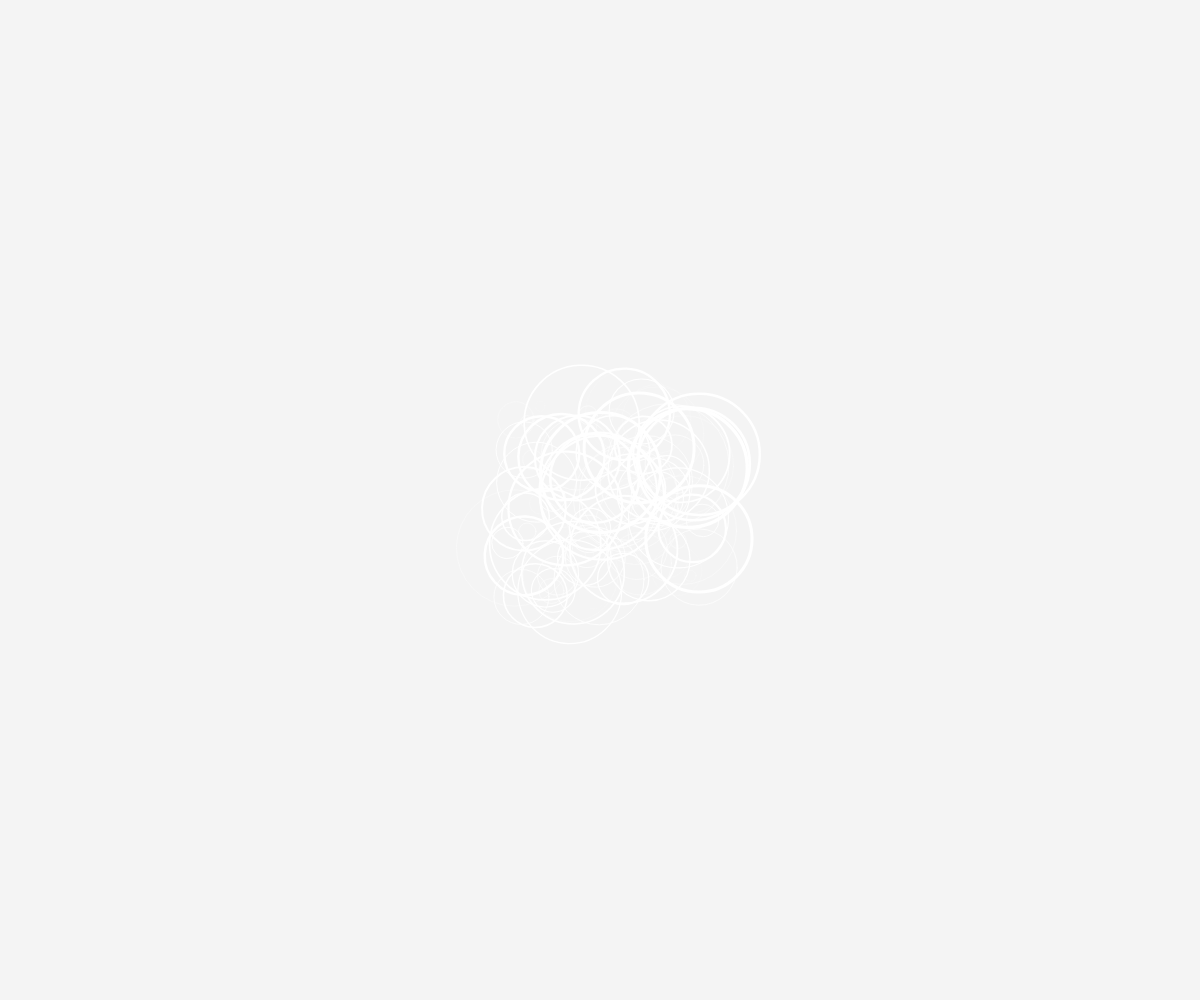
Frame 1 (no input)
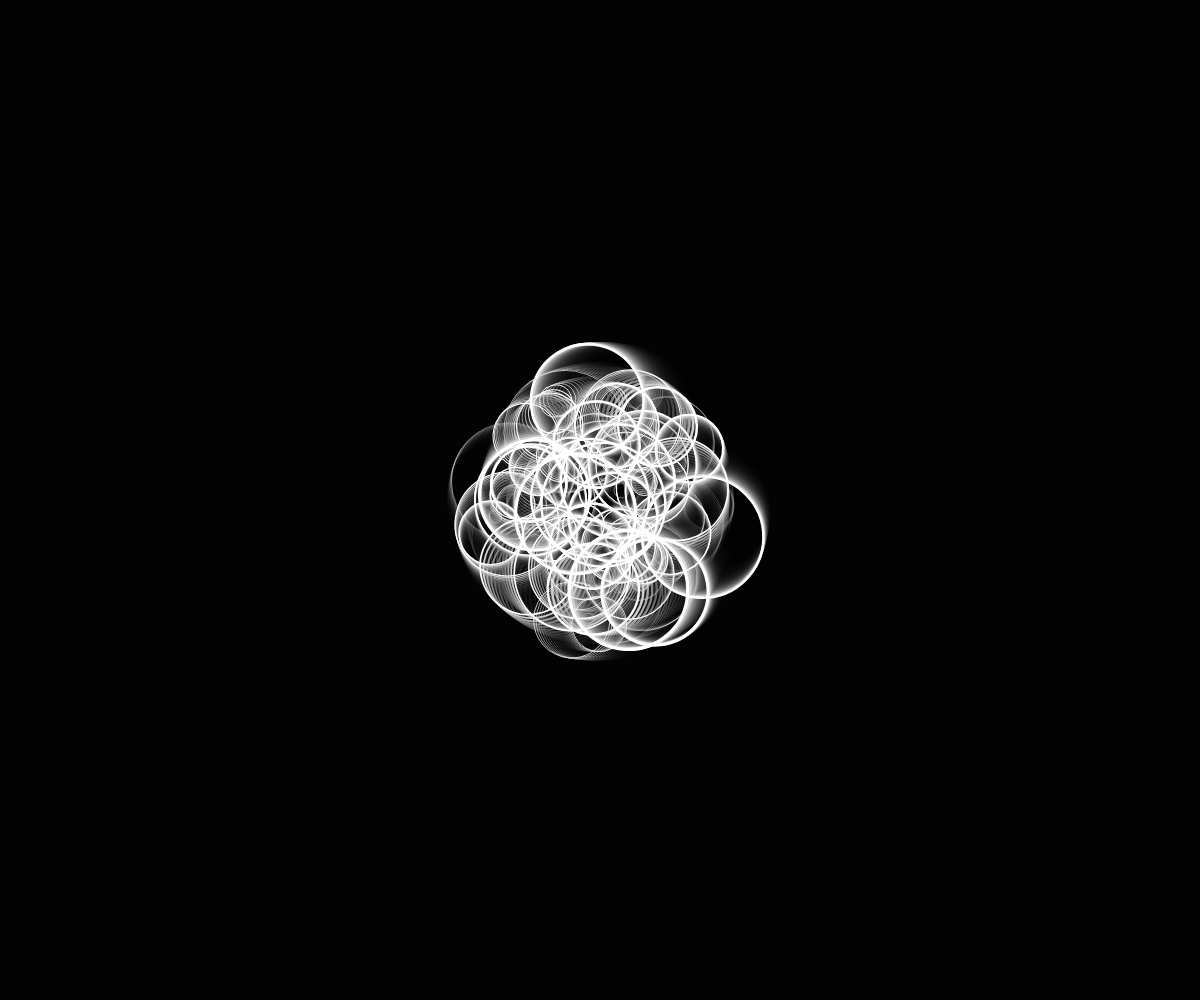
Frame 60 (no input)
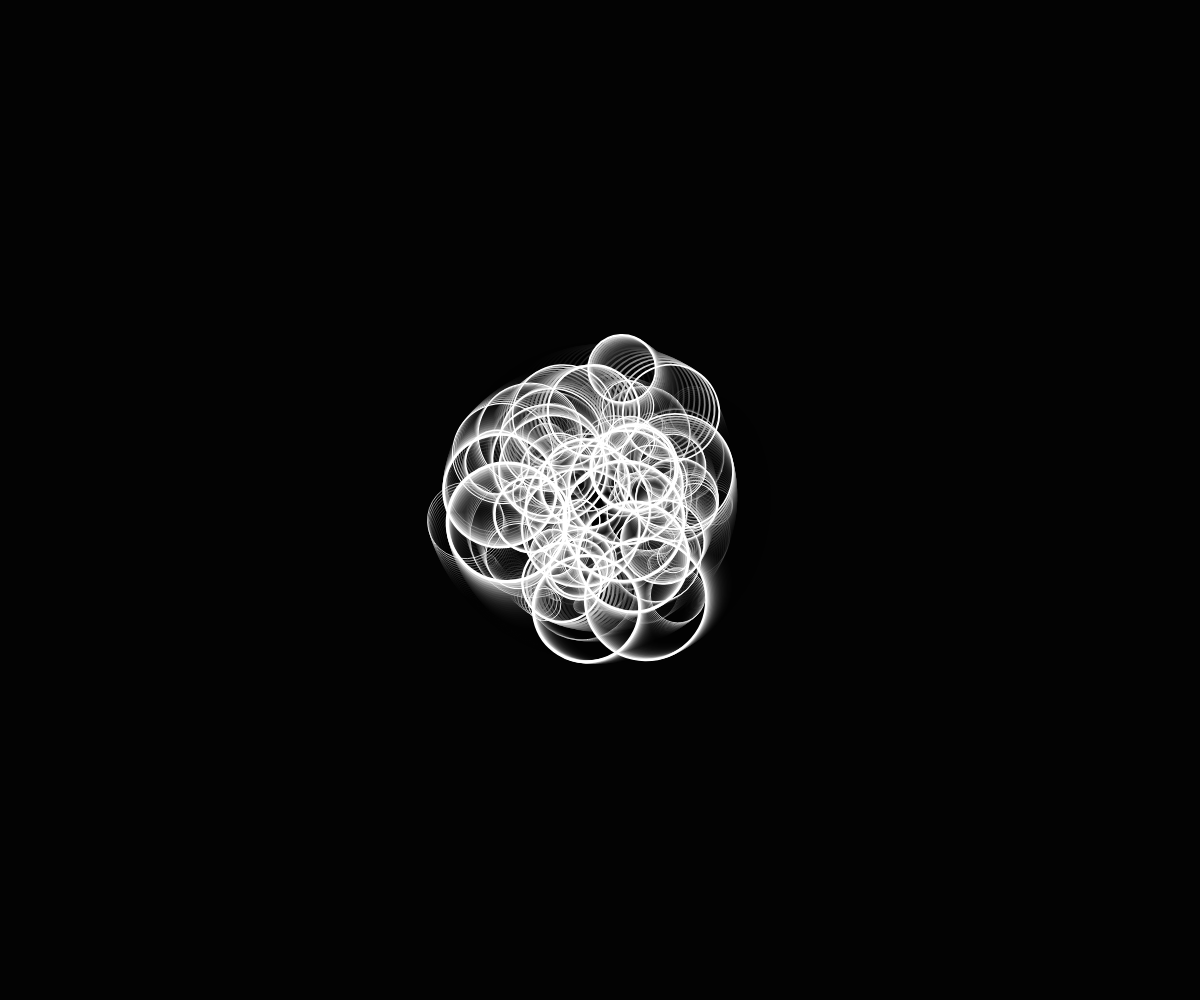
Frame 120 (the mouse pressed at the canvas centre since frame 60)

The p5.js sketch that drew these frames (run headless with seeded random() and noise() and a simulated clock; from frame 60 on, the mouse is pressed at the canvas centre):

// p5.js sketch
// ── sketch.js
const R = 500;
const N = 100;
const MAX = 200;
let a = MAX;
let x = 100;
let off = 0.5;
let CX, CY;

function setup() {
    createCanvas(windowWidth, windowHeight);
    CX = innerWidth / 2;
    CY = innerHeight / 2;
}

function easeInOutCubic (t) {
    return t<.5 ? 4*t*t*t : (t-1)*(2*t-2)*(2*t-2)+1;
}

function keyPressed() {
    a = MAX;
    x = int(random(1000));
    randomSeed();
    off = random(1)
}

function makeCircle(s) {
    strokeWeight(s);
    stroke(255);
    noFill();
    let r = R * (0.25 + off * 2);
    ellipse(0, 0, r, r);
}

function mousePressed () {
    noLoop();
}

function mouseReleased() {
    loop();
}

function draw() {
    a *= 0.95;
    let b = easeInOutCubic(a / MAX) * MAX;
    let c = color(b, b, b, 50);
    background(c);

    translate(CX, CY);
    randomSeed(42);

    let tick = frameCount * off;
    for (let i = 0; i < N; i++) {
        push();
        let dir = i % 2  === 0 ? -1 : 1;
        rotate(dir * random(N / 4) * tick * 0.004);

        let amp = sin(tick * 0.001 * random(10)) * 6;
        let x = random(-100, 100) + random(N / 40) * exp(amp);
        let y = random(-100, 100);
        translate(x, y);
        scale(i / 500);
        makeCircle(random(20));
        pop();
    }
}
